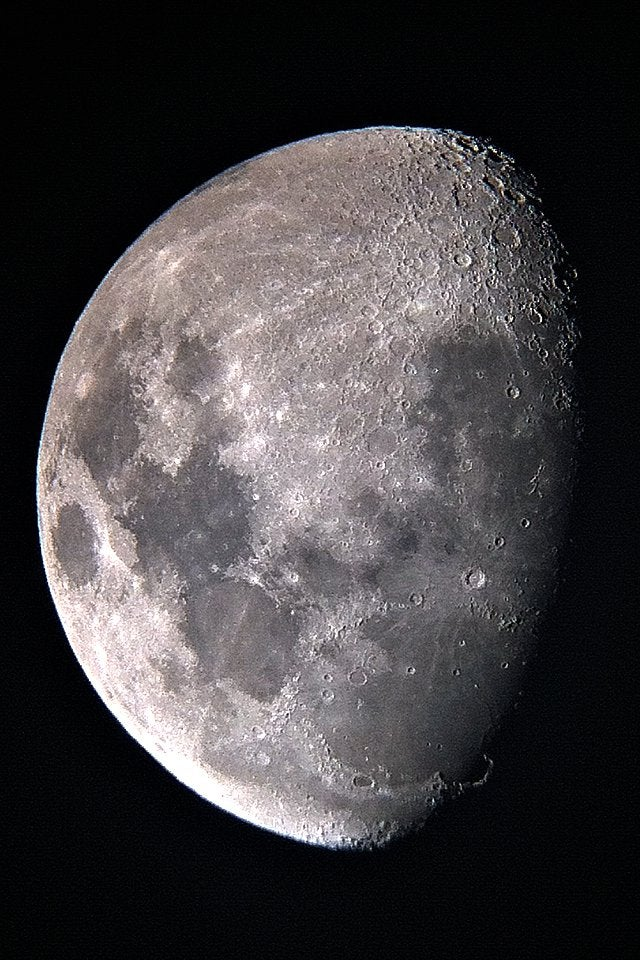
%> input picture Mean Removal/moon.jpg, 640 x 960 px
$ octave mean_removal.m   (GNU Octave 9; MATLAB toolbox functions it lacks are replaced by stand-ins)
%> lines starting %> are read from the running program, lines starting %| are printed output that depends on the picture
clc;
close all;
a = im2double(imread('moon.jpg')); %// Read in your image
lap = [-1 -1 -1; -1 8 -1; -1 -1 -1]; %// Change - Centre is now positive
resp = imfilter(a, lap, 'conv'); %// Change
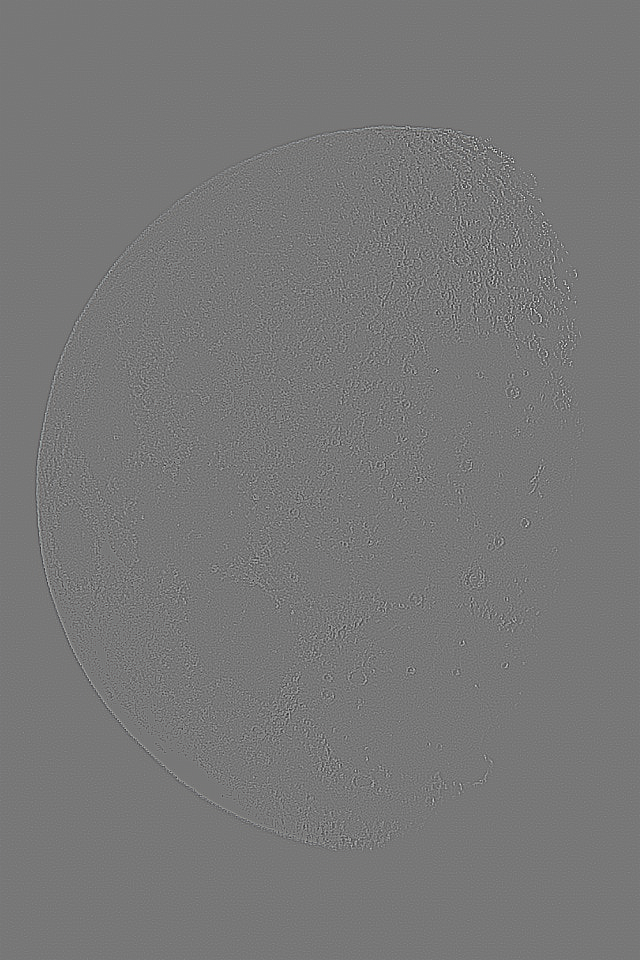
%> resp: size 960x640x3 double; mean R, G, B 0.000183, 0.000232, 0.000304; drawn with min black and max white

%// Change - Normalize the response image
minR = min(resp(:));
%> minR = -4.81
maxR = max(resp(:));
%> maxR = 5.42
resp = (resp - minR) / (maxR - minR);

%// Change - Adding to original image now
sharpened = a + resp;
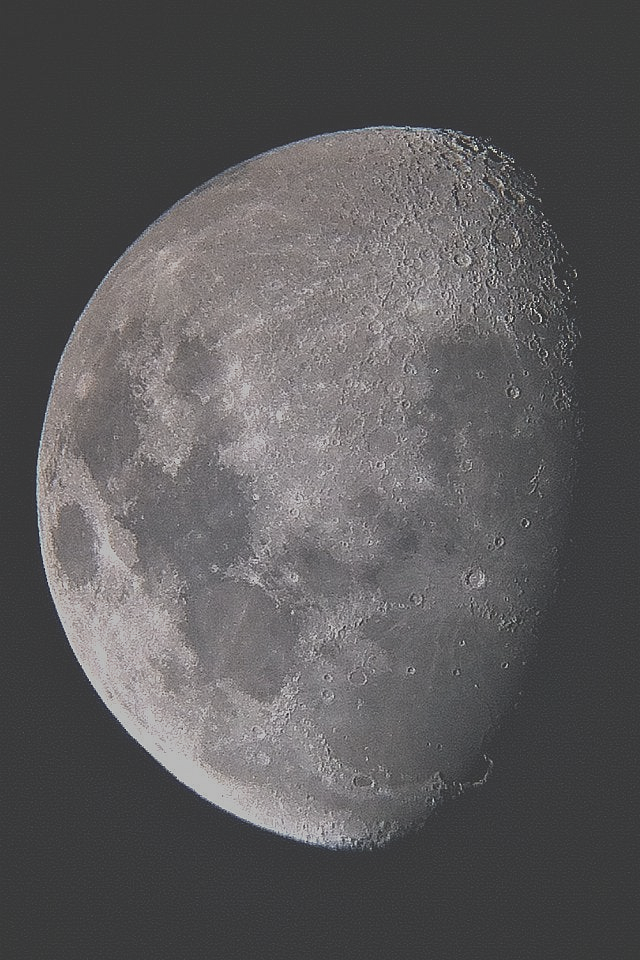
%> sharpened: size 960x640x3 double; mean R, G, B 0.737, 0.724, 0.733; drawn with min black and max white

%// Change - Normalize the sharpened result
minA = min(sharpened(:));
%> minA = 0.036
maxA = max(sharpened(:));
%> maxA = 2
sharpened = (sharpened - minA) / (maxA - minA);

%// Change - Perform linear contrast enhancement
sharpened = imadjust(sharpened, [0.3 0.7], []);
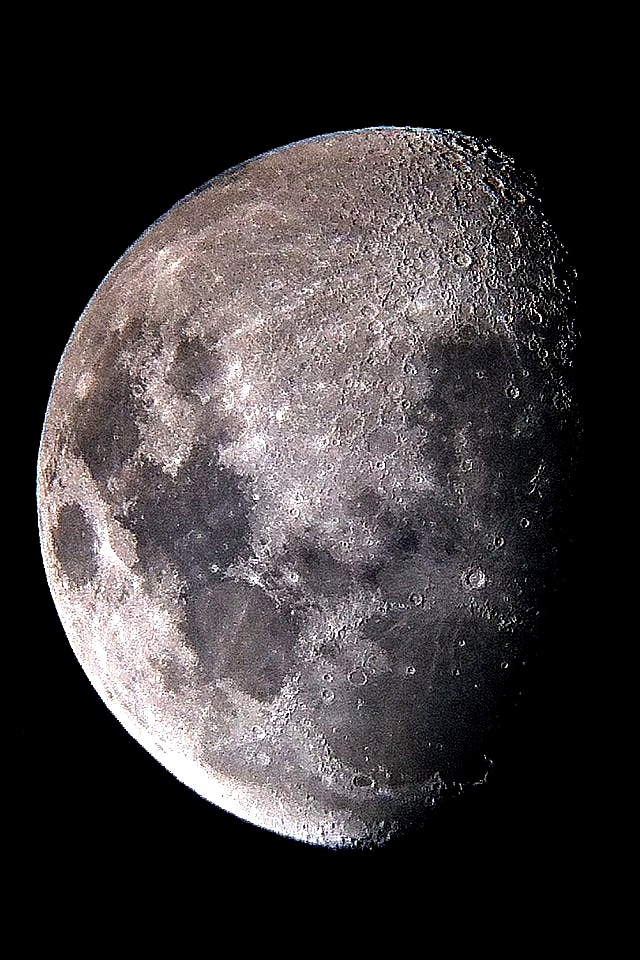
%> sharpened: size 960x640x3 double; mean R, G, B 0.234, 0.217, 0.221

figure;
subplot(1,3,1);imshow(a); title('Original image');
subplot(1,3,2);imshow(sharpened); title('Sharpened image');

$ run again, with Mean Removal/zuck.jpg copied over Mean Removal/moon.jpg
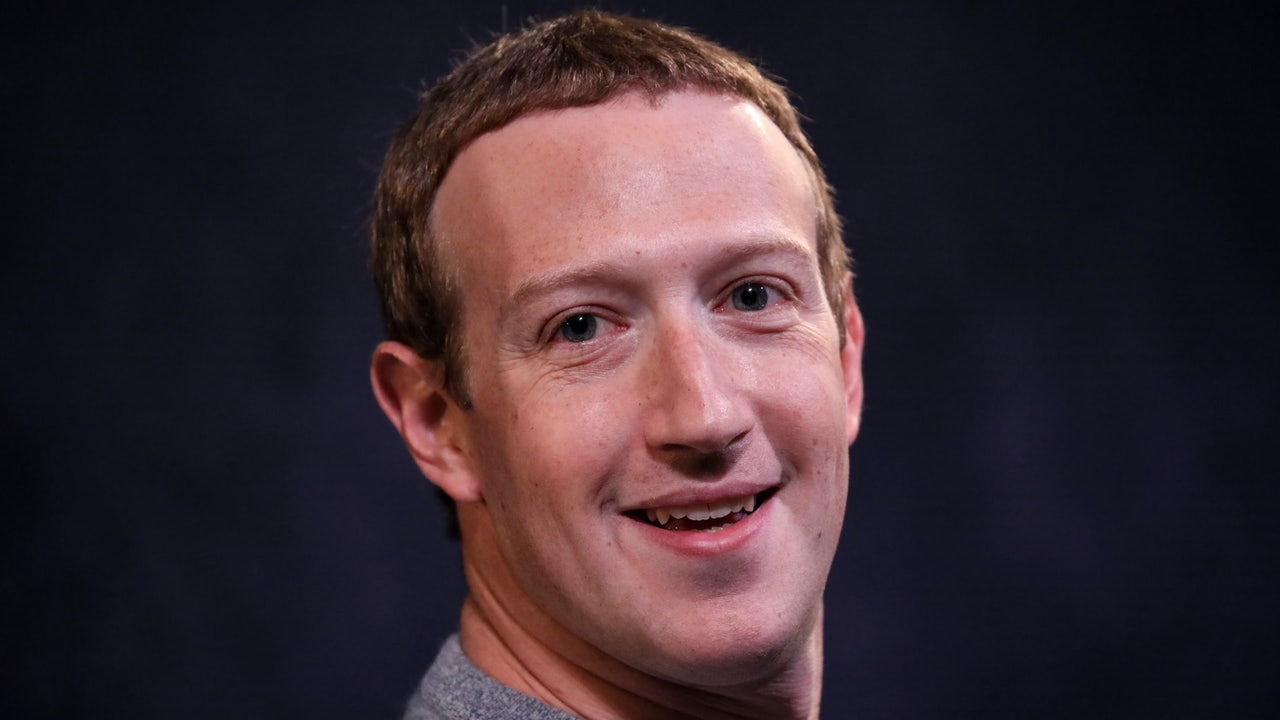
%> input picture Mean Removal/zuck.jpg, 1280 x 720 px
%> `resp = imfilter(a, lap, 'conv');`:
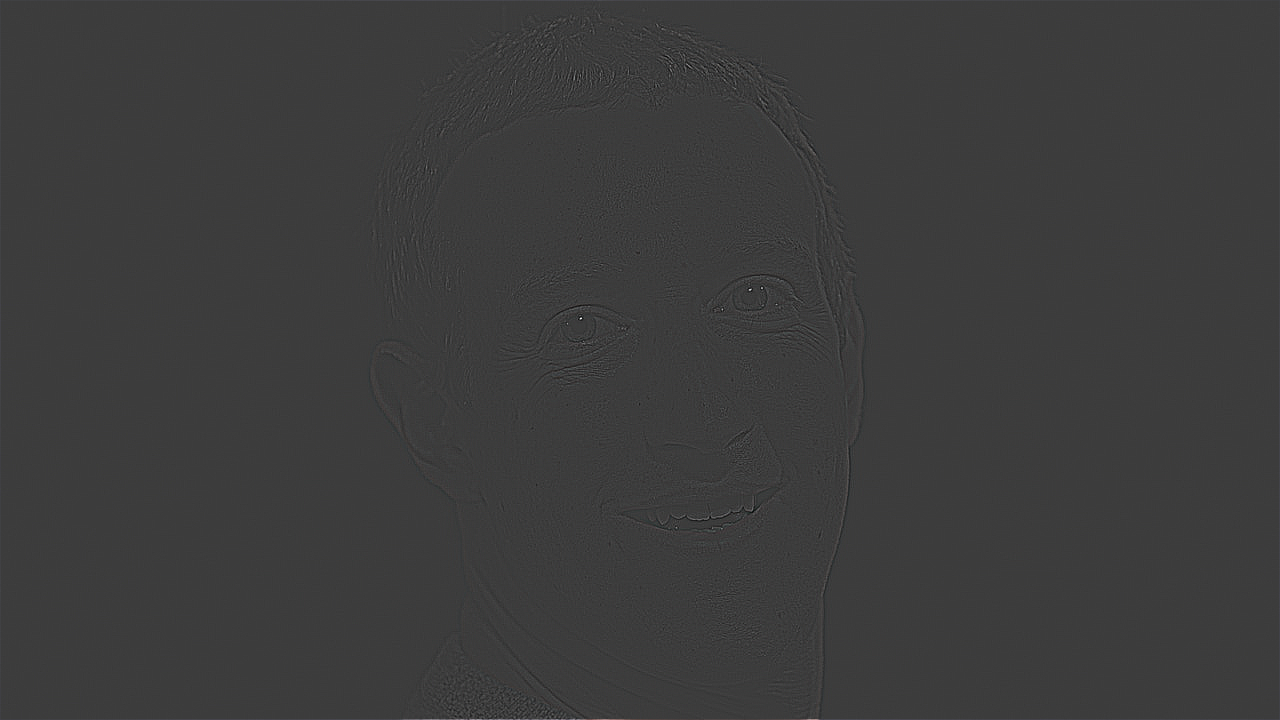
%> resp: size 720x1280x3 double; mean R, G, B 0.00102, 0.000927, 0.00136; drawn with min black and max white
%> minR = -1.32
%> maxR = 4.23
%> minA = 0.0196
%> maxA = 1.99
%> `sharpened = imadjust(sharpened, [0.3 0.7], []);`:
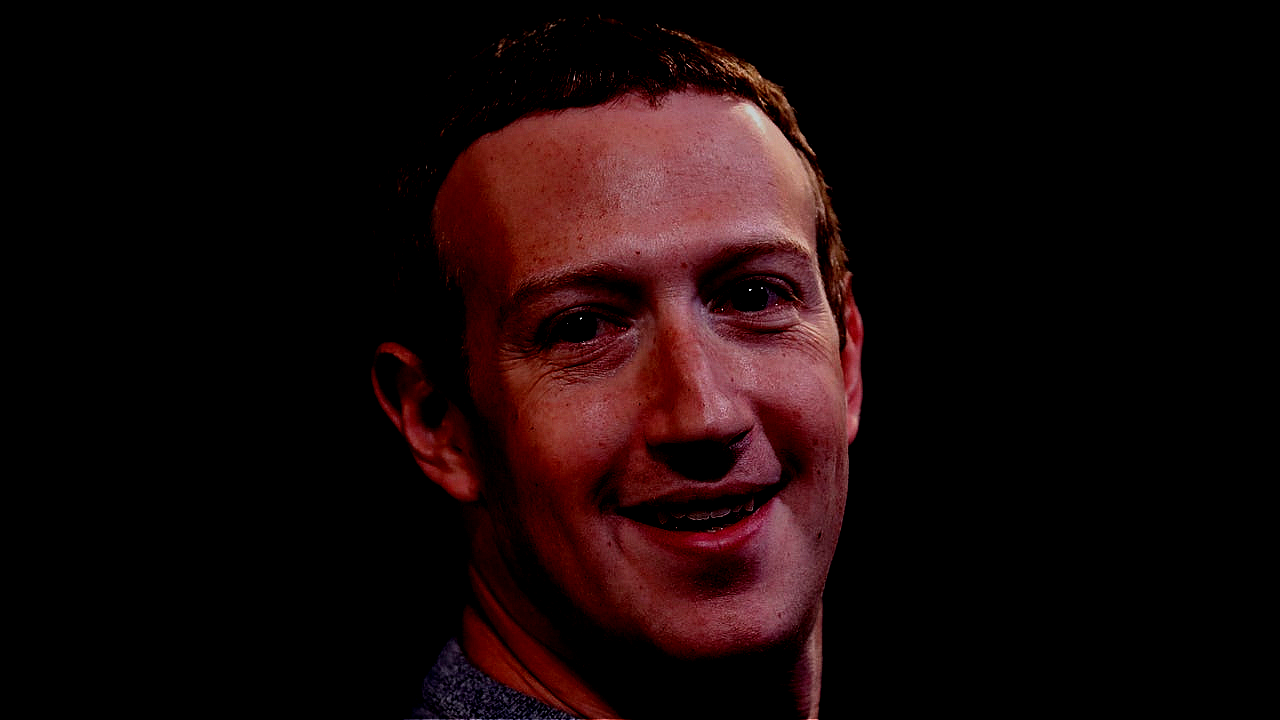
%> sharpened: size 720x1280x3 double; mean R, G, B 0.0901, 0.0331, 0.0343
